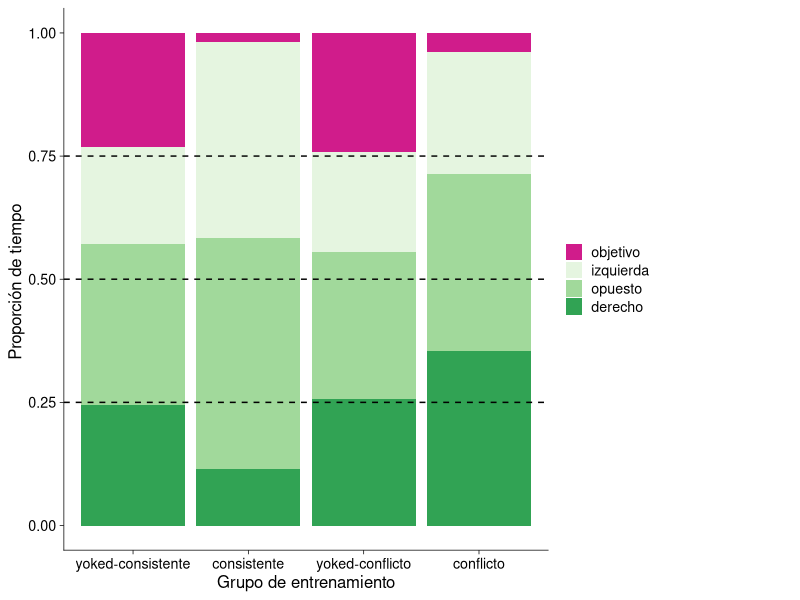

Write the R code that produced this figure.
## ---- chunk 1
knitr::opts_chunk$set(echo = FALSE,
                      fig.path = '../figures/talk/')
## ---- chunk 2
library(tidyverse) # for subsetting data 
library(car) # for fancy ANOVA
library(cowplot) # for "easier"" ggplot themes
library(plyr)


behavior <- read.csv("../results/behaviordata.csv", header = T)
behavior$APA2 <- factor(behavior$APA2, levels = c("yoked-consistent","consistent", "yoked-conflict","conflict")) ## relevel then rename factors treatment
behavior$Genotype <- factor(behavior$Genotype, levels = c("WT","FMR1KO")) # relevel genotype

proptime <- read.csv("../results/behaviorproptime.csv", header = T)
proptime$APA2 <- factor(proptime$APA2, levels = c("yoked-consistent","consistent", "yoked-conflict","conflict")) ## relevel then rename factors treatment
proptime$Genotype <- factor(proptime$Genotype, levels = c("WT","FMR1KO")) # relevel genotype
proptime$variable <- factor(proptime$variable, 
          levels = c("pTimeTarget", "pTimeCCW", "pTimeOPP", "pTimeCW"))

behavior$APA2 <- plyr::revalue(behavior$APA2, c("consistent" = "consistente", "conflict" = "conflicto", 
                                          "yoked-consistent" = "yoked-consistente", 
                                          "yoked-conflict" = "yoked-conflicto"))
proptime$APA2 <- plyr::revalue(proptime$APA2, c("consistent" = "consistente", "conflict" = "conflicto", 
                                          "yoked-consistent" = "yoked-consistente", 
                                          "yoked-conflict" = "yoked-conflicto"))
proptime$variable <- plyr::revalue(proptime$variable, c("pTimeTarget" = "objetivo", "pTimeCCW" = "izquierda", 
                                          "pTimeOPP" = "opuesto",  "pTimeCW" = "derecho"))

timespent <- proptime %>%
   # filter(APA2 %in% c("consistente","conflicto")) %>%
      filter(Genotype %in% c("WT")) %>%
    filter(TrainSessionComboNum == 6 ) %>%
  ggplot(aes(x = APA2, y = value,fill = variable)) + 
    geom_bar(position = "fill",stat = "identity") +
    scale_x_discrete(name="Grupo de entrenamiento") + 
  #facet_wrap(~APA2, nrow=1) +
  theme_cowplot(font_size = 12, line_size = 0.25) +
  theme(legend.title=element_blank()) +
  #theme(legend.position="none") +
  scale_y_continuous(name= "Proporción de tiempo ") +
  scale_fill_manual(values = c("#d01c8b", "#e5f5e0" ,"#a1d99b", "#31a354")) + 
  geom_hline(yintercept=c(0.25,0.50, 0.75), color="black" , linetype="dashed")

image <- ggdraw() + draw_image("../figures/talk/talk_pista.png", scale = 1)

ggdraw() +
  draw_plot(timespent, x = 0, y = 0, width = 0.82, height = 1) +
  draw_plot(image, x = 0.7, y = 0.5, width = 0.3, height = 0.5)

